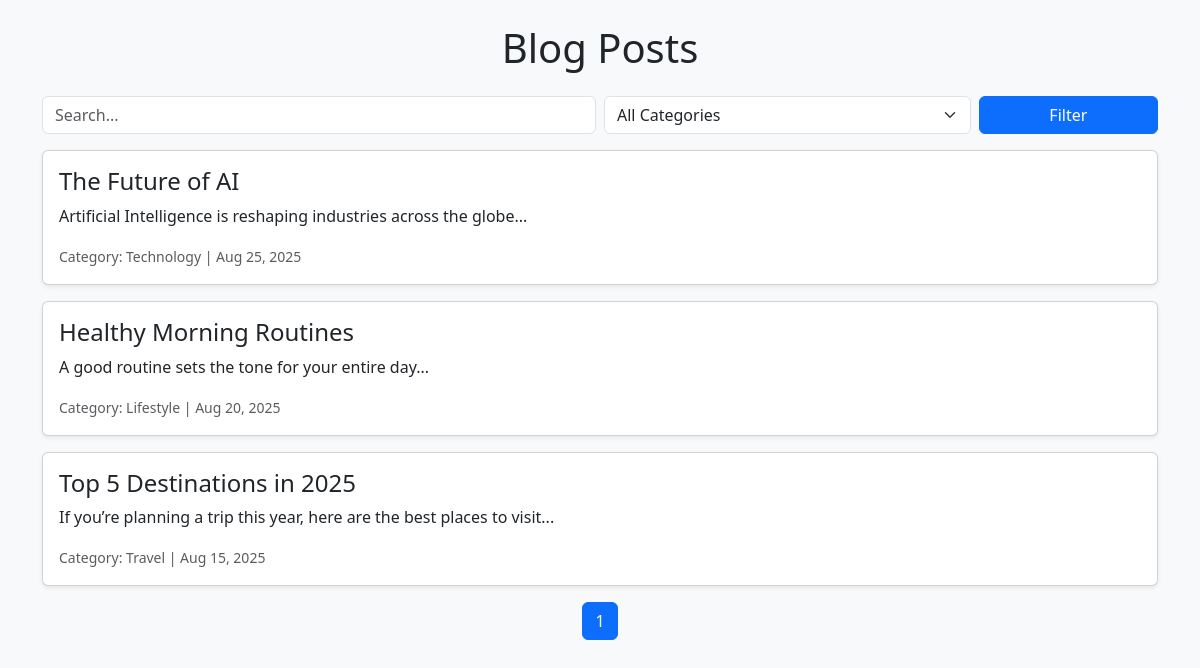
The page / on the database its author committed.
### blog/models.py (models this page shows, shortened)
class Post(models.Model):
    title = models.CharField(max_length=200)
    content = models.TextField()
    category = models.ForeignKey(Category, on_delete=models.CASCADE)
    published_date = models.DateTimeField(auto_now_add=True)

class Category(models.Model):
    name = models.CharField(max_length=100, unique=True)

### blog/views.py (the view)
# urls.py: path('', views.post_list, name='post_list'),
def post_list(request):
    search_query = request.GET.get('search', '')
    category_filter = request.GET.get('category', '')
    posts = Post.objects.all().order_by('-published_date')
    if search_query:
        posts = posts.filter(Q(title__icontains=search_query) | Q(content__icontains=search_query))
    if category_filter:
        posts = posts.filter(category__name=category_filter)
    paginator = Paginator(posts, 5)
    page = request.GET.get('page')
    posts = paginator.get_page(page)
    categories = Category.objects.all()
    return render(request, 'blog/post_list.html', {
        'posts': posts,
        'categories': categories,
        'search_query': search_query,
        'category_filter': category_filter
    })

### blog/templates/blog/post_list.html (shortened to what this page needs)
{% load static %}
<!doctype html>
<html lang="en">
<head>
  <link href="https://cdn.jsdelivr.net/npm/bootstrap@5.3.2/dist/css/bootstrap.min.css" rel="stylesheet">
</head>
<body class="bg-light">
<div class="container py-4">
  <h1 class="text-center mb-4">Blog Posts</h1>
  <form method="get" class="row g-2 mb-3">
    <div class="col-md-6">
      <input type="text" name="search" placeholder="Search..." value="{{ search_query }}" class="form-control">
    </div>
    <div class="col-md-4">
      <select name="category" class="form-select">
        <option value="">All Categories</option>
      </select>
    </div>
    <div class="col-md-2">
      <button type="submit" class="btn btn-primary w-100">Filter</button>
    </div>
  </form>
  {% for post in posts %}
  <div class="card mb-3 shadow-sm">
    <div class="card-body">
      <h4>{{ post.title }}</h4>
      <p>{{ post.content|truncatechars:150 }}</p>
      <small class="text-muted">Category: {{ post.category.name }} | {{ post.published_date|date:"M d, Y" }}</small>
    </div>
  </div>
  {% empty %}
  <p>No posts found.</p>
  {% endfor %}
  <nav>
    <ul class="pagination justify-content-center">
      {% for num in posts.paginator.page_range %}
        <li class="page-item {% if posts.number == num %}active{% endif %}">
          <a class="page-link" href="?page={{ num }}&search={{ search_query }}&category={{ category_filter }}">{{ num }}</a>
        </li>
      {% endfor %}
    </ul>
  </nav>
</div>
</body>
</html>

### rows shown on the page
Post: title "The Future of AI", content "Artificial Intelligence is reshaping industries across the globe...", category.name "Technology", published_date "Aug 25, 2025"
Post: title "Healthy Morning Routines", content "A good routine sets the tone for your entire day...", category.name "Lifestyle", published_date "Aug 20, 2025"
Post: title "Top 5 Destinations in 2025", content "If you’re planning a trip this year, here are the best places to visit...", category.name "Travel", published_date "Aug 15, 2025"

### other values the page prints
{{ num }} "1"
